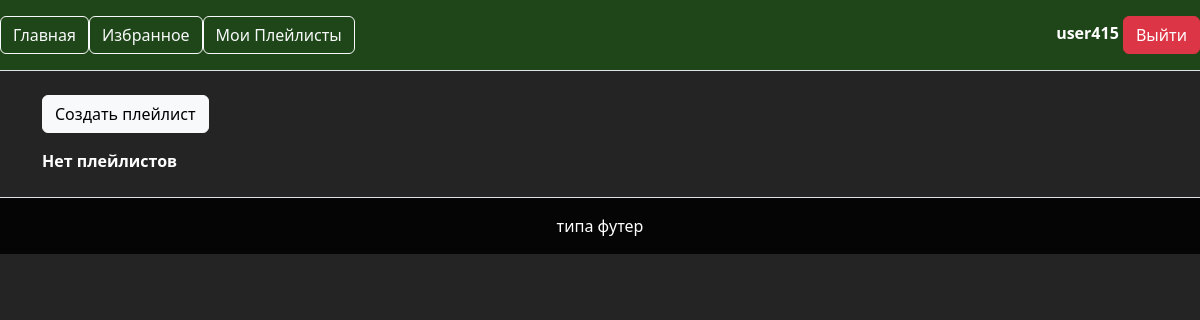
The page /my_playlists/ (signed in) on the database as committed earlier.
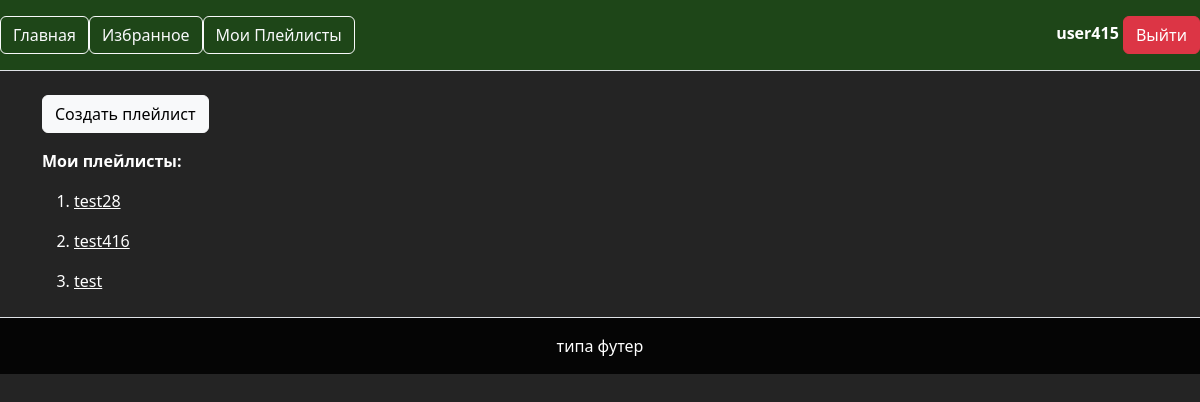
The same page on the database as committed later.
### kAboom/models.py (models this page shows)
class Playlist(models.Model):
    track = models.ManyToManyField(Track)
    name = models.CharField(max_length=120)
    favorite = models.ManyToManyField(UserProfile)
    maker = models.ForeignKey(UserProfile, on_delete=models.CASCADE, related_name='favorite', null=True)

### kAboom/views.py (the view)
# urls.py: path('my_playlists/', views.my_playlists, name='my_playlists'),
@login_required
def my_playlists(request):
    playlists = Playlist.objects.filter(maker_id=request.user.id)
    context = {
        'playlists': playlists,
    }
    return render(request, 'kAboom/my_playlists.html', context)

### kAboom/templates/kAboom/my_playlists.html (shortened to what this page needs)
{% extends 'kAboom/base.html' %}
{% block content %}
    <p><a href="{% url 'kAboom:playlist_creation' %}"><button type="button" class="btn btn-light">Создать плейлист</button></a></p>
    {% if playlists %}
    <p><strong>Мои плейлисты:</strong></p>
        <ol>
        {% for playlist in playlists %}
            <li><p><a href="{% url 'kAboom:playlist_detail' playlist.id %}">{{ playlist.name }}</a></p></li>
        {% endfor %}
        </ol>
    {% else %}
        <p><strong>Нет плейлистов</strong></p>
    {% endif %}
{% endblock %}

Rows that differ between the two databases and show on the page:
added Playlist: name "test28"
added Playlist: name "test416"
added Playlist: name "test"
Other text that changed with them:
text no longer shown: "Нет плейлистов"
text now shown: "Мои плейлисты:"
